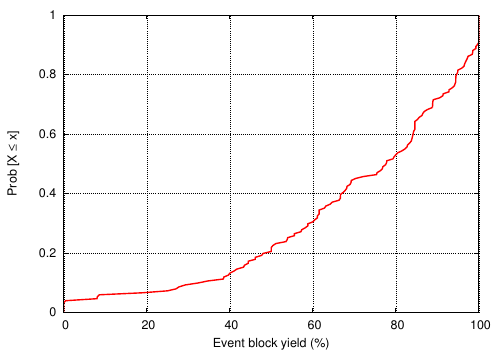

Write gnuplot code to recreate this figure.
# This gnuplot script file was automatically generate by Gnuplot.java
#set title "Yields CDF\n(started on: 2005-08-01\\_00.00.00)"
set xlabel "Event block yield (%)"
set ylabel "Prob [X {/Symbol \243} x]"
set grid
set key top left 
set yrange[0:1] 
set xrange[0:100]
set terminal postscript eps enhanced color "Helvetica" 18

set output "schBlockYieldCDF_after.eps"
plot "schBlockYieldCDF_after.dat" index 0 using 1:2 notitle  with lines lt 1 lw 4

set output "schBlockYieldCDF_entire.eps"
plot "schBlockYieldCDF_entire.dat" index 0 using 1:2 notitle  with lines lt 1 lw 4

set output "schBlockYieldCDF_entireBeforeAfter.eps"
plot "schBlockYieldCDF_entire.dat" index 0 using 1:2 title "entire deployment"  with lines lt 1 lw 4, \
     "schBlockYieldCDF_before.dat" index 0 using 1:2 title "before reprogramming" with lines lt 3 lw 4, \
     "schBlockYieldCDF_after.dat" index 0 using 1:2 title "after reprogramming"  with lines lt 2 lw 4
